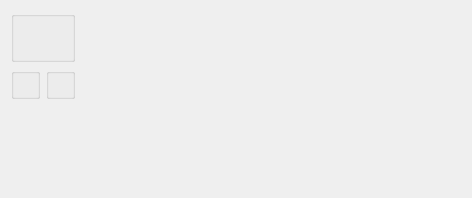
<?xml version="1.0" encoding="UTF-8"?>
<ui version="4.0">
 <comment>This file is part of the xTuple ERP: PostBooks Edition, a free and
open source Enterprise Resource Planning software suite,
Copyright (c) 1999-2018 by OpenMFG LLC, d/b/a xTuple.
It is licensed to you under the Common Public Attribution License
version 1.0, the full text of which (including xTuple-specific Exhibits)
is available at www.xtuple.com/CPAL.  By using this software, you agree
to be bound by its terms.</comment>
 <class>dspMaterialUsageVarianceByComponentItem</class>
 <widget class="QWidget" name="dspMaterialUsageVarianceByComponentItem">
  <property name="geometry">
   <rect>
    <x>0</x>
    <y>0</y>
    <width>472</width>
    <height>198</height>
   </rect>
  </property>
  <property name="windowTitle">
   <string>Material Usage Variance by Component Item</string>
  </property>
  <layout class="QHBoxLayout" name="horizontalLayout">
   <item>
    <layout class="QVBoxLayout" name="verticalLayout">
     <property name="spacing">
      <number>0</number>
     </property>
     <item>
      <layout class="QGridLayout" name="gridLayout_3">
       <item row="0" column="0" colspan="2">
        <widget class="QGroupBox" name="_itemGroup">
         <property name="title">
          <string/>
         </property>
         <layout class="QGridLayout" name="gridLayout_2">
          <item row="0" column="0">
           <widget class="ItemCluster" name="_item"/>
          </item>
          <item row="0" column="1">
           <spacer name="horizontalSpacer">
            <property name="orientation">
             <enum>Qt::Horizontal</enum>
            </property>
            <property name="sizeHint" stdset="0">
             <size>
              <width>0</width>
              <height>20</height>
             </size>
            </property>
           </spacer>
          </item>
         </layout>
        </widget>
       </item>
       <item row="1" column="0">
        <widget class="WarehouseGroup" name="_warehouse">
         <property name="title">
          <string/>
         </property>
         <property name="fixedSize">
          <bool>false</bool>
         </property>
        </widget>
       </item>
       <item row="1" column="1">
        <widget class="QGroupBox" name="_dateGroup">
         <property name="title">
          <string/>
         </property>
         <layout class="QGridLayout" name="gridLayout">
          <item row="0" column="0">
           <widget class="DateCluster" name="_dates"/>
          </item>
         </layout>
        </widget>
       </item>
      </layout>
     </item>
     <item>
      <spacer name="verticalSpacer">
       <property name="orientation">
        <enum>Qt::Vertical</enum>
       </property>
       <property name="sizeHint" stdset="0">
        <size>
         <width>20</width>
         <height>0</height>
        </size>
       </property>
      </spacer>
     </item>
    </layout>
   </item>
   <item>
    <spacer>
     <property name="orientation">
      <enum>Qt::Horizontal</enum>
     </property>
     <property name="sizeType">
      <enum>QSizePolicy::Expanding</enum>
     </property>
     <property name="sizeHint" stdset="0">
      <size>
       <width>0</width>
       <height>20</height>
      </size>
     </property>
    </spacer>
   </item>
  </layout>
 </widget>
 <layoutdefault spacing="6" margin="11"/>
 <customwidgets>
  <customwidget>
   <class>DateCluster</class>
   <extends>QWidget</extends>
   <header>datecluster.h</header>
   <container>1</container>
  </customwidget>
  <customwidget>
   <class>ItemCluster</class>
   <extends>QWidget</extends>
   <header>itemcluster.h</header>
   <container>1</container>
  </customwidget>
  <customwidget>
   <class>WarehouseGroup</class>
   <extends>QGroupBox</extends>
   <header>warehousegroup.h</header>
   <container>1</container>
  </customwidget>
 </customwidgets>
 <tabstops>
  <tabstop>_item</tabstop>
  <tabstop>_warehouse</tabstop>
  <tabstop>_dates</tabstop>
 </tabstops>
 <resources/>
 <connections>
  <connection>
   <sender>_item</sender>
   <signal>warehouseIdChanged(int)</signal>
   <receiver>_warehouse</receiver>
   <slot>setId(int)</slot>
   <hints>
    <hint type="sourcelabel">
     <x>20</x>
     <y>20</y>
    </hint>
    <hint type="destinationlabel">
     <x>315</x>
     <y>27</y>
    </hint>
   </hints>
  </connection>
  <connection>
   <sender>_item</sender>
   <signal>newId(int)</signal>
   <receiver>_warehouse</receiver>
   <slot>findItemSites(int)</slot>
   <hints>
    <hint type="sourcelabel">
     <x>20</x>
     <y>20</y>
    </hint>
    <hint type="destinationlabel">
     <x>315</x>
     <y>27</y>
    </hint>
   </hints>
  </connection>
 </connections>
</ui>
